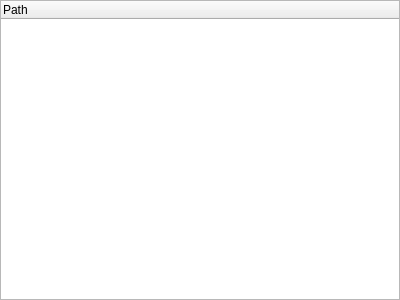
<?xml version="1.0" encoding="UTF-8"?>
<ui version="4.0">
 <class>FileSystemList</class>
 <widget class="QWidget" name="FileSystemList">
  <property name="geometry">
   <rect>
    <x>0</x>
    <y>0</y>
    <width>400</width>
    <height>300</height>
   </rect>
  </property>
  <property name="windowTitle">
   <string>Form</string>
  </property>
  <layout class="QGridLayout" name="gridLayout">
   <property name="leftMargin">
    <number>0</number>
   </property>
   <property name="topMargin">
    <number>0</number>
   </property>
   <property name="rightMargin">
    <number>0</number>
   </property>
   <property name="bottomMargin">
    <number>0</number>
   </property>
   <item row="0" column="0">
    <widget class="QTreeWidget" name="tree">
     <column>
      <property name="text">
       <string>Path</string>
      </property>
     </column>
    </widget>
   </item>
  </layout>
 </widget>
 <resources/>
 <connections/>
</ui>
